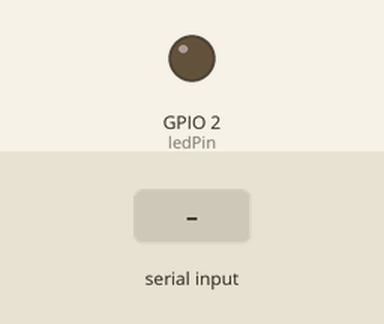
Simulated run of this sketch. Board: ESP32. Shown: output pins drawn as LEDs (lit = HIGH). Inputs (shaded band) come from the test bench. What the sketch prints to the serial monitor is not drawn.

Above: at 5.2 s.
5.3 s: "H\n" received over Serial
At 6.5 s:
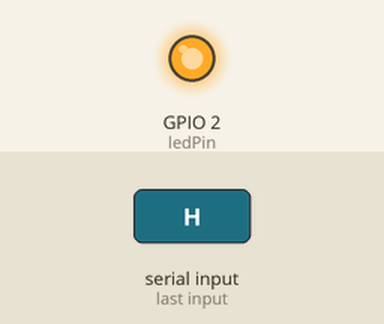
6.8 s: "L\n" received over Serial
At 7.9 s:
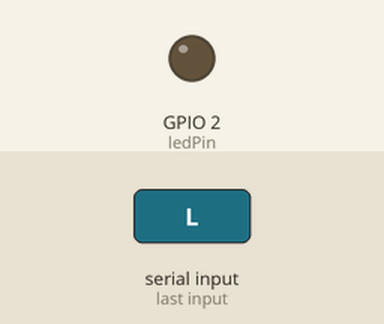
Timing chart, 0 to 9.8 s (numbered marks = the images above; inputs shaded):
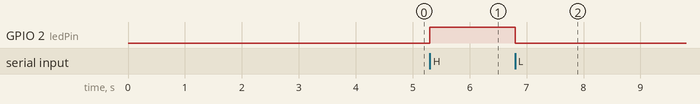

Measured:
- after the input at 5.3 s, GPIO 2 (ledPin): LOW → HIGH at once
- after the input at 6.8 s, GPIO 2 (ledPin): HIGH → LOW at once

The sketch:

SerialioTest.ino
```cpp
/*  SerialioTest - Derived from example code https://www.arduino.cc/en/Tutorial/BuiltInExamples/PhysicalPixel
*/

const int ledPin = 2; // the pin that the LED is attached to
int incomingByte;      // a variable to read incoming serial data into

void setup() {
	Serial.begin(9600);
	while (!Serial) ; // wait for serial port to connect
	Serial.print('\n'); for (uint8_t idx = 0; idx<8; idx++) { Serial.print((char)('A'+idx)); delay(500); } // debug
	Serial.println("");
	Serial.println("");
	Serial.println("SERIAL I/O TEST");
	Serial.printf("Led is on GPIO %d\n", ledPin);
	Serial.println("Enter H to turn Led On, Enter L to turn Led Off");

	pinMode(ledPin, OUTPUT);
}

void loop() {
  // see if there's incoming serial data:
  if (Serial.available() > 0) {
    // read the oldest byte in the serial buffer:
    incomingByte = Serial.read();
    // if it's a capital H (ASCII 72), turn on the LED:
    if (incomingByte == 'H') {
      digitalWrite(ledPin, HIGH);
	Serial.println("Led is On");
    }
    // if it's an L (ASCII 76) turn off the LED:
    if (incomingByte == 'L') {
      digitalWrite(ledPin, LOW);
	Serial.println("Led is Off");
    }
  }
}
```
